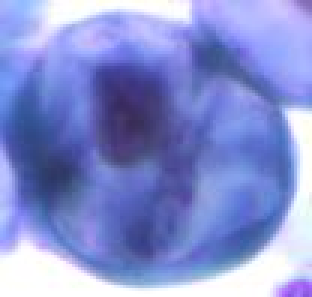
#> input picture data/lab-03-data/part2/sipakmed_clean/im_Koilocytotic/023_03.jpg, 104 x 99 px, given in place of brain-slice40.tiff, which was not available (shown 3 times larger)
$ jupyter execute --allow-errors lab_01_segmentation_ancien.ipynb   (shell and % lines are left out)   (text cells are left out)
#> lines starting #> are read from the running program, lines starting #| are printed output that depends on the picture; pictures that were not available may be replaced by others from this repository, and a replacement may not be noted
[cell 1]
import tarfile
import os

data_base_path = os.path.join(os.pardir, 'data')
data_folder = 'lab-01-data'
tar_path = os.path.join(data_base_path, data_folder + '.tar.gz')

#> (the rest of this cell did not finish here and is left out)

[cell 2]
import skimage.io
import matplotlib.pyplot as plt
import numpy as np

# Load image
data_path = os.path.join(data_base_path, data_folder)
brain_im = skimage.io.imread(os.path.join(data_path, 'brain-slice40.tiff'))
#> brain_im is the input picture: shape (99, 104, 3); mean R, G, B 133.1, 143.9, 209.2
#> (the rest of this cell did not finish here and is left out)

[cell 3]
nb_bins = 256

# Display histogram
plt.figure(figsize=(6, 4))
plt.hist(brain_im.ravel(), bins=nb_bins)
plt.xlabel('Pixel intensity')
plt.ylabel('Number of pixels')
plt.title(f"{nb_bins} bins histogram")

plt.show()
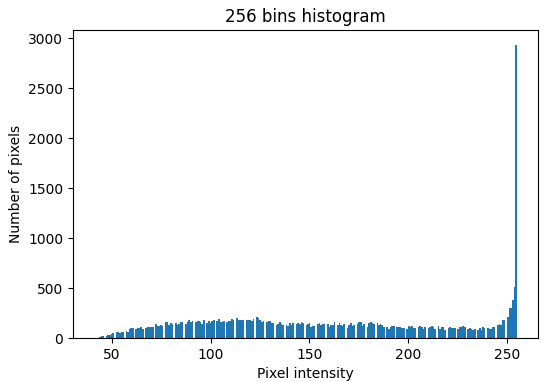
#> figure drawn by matplotlib, 1 panel; tallest bar 2935 high, from x = 254.2 to 255

[cell 4]
# Finds the 8 neighbors of point and the value of the pixels of those neighbors in image
# [52 lines left out: function neighbors, not called in this run]

[cell 5]
# Region growing on image starting at the seed
# The criterion is a threshold criterion on the standard deviation of the neighboring region
# of a pixel
def regionGrowing(image, criterion, seed):
    height, width = image.shape

    visited = np.zeros((height,width))
    region = np.copy(image)
    region[:, :] = 0 # Black image

    region[seed[0], seed[1]] = 255
    visited[seed[0], seed[1]] = 1

    to_visit = [] # queue
    to_visit.append(seed) # add seed to queue

    while to_visit: # while there is a point to visit

        target = to_visit.pop() # Take first element in queue

        # Neighbors
        next_to, values = neighbors(target, image)

        # Check if local variance lower than threshold
        if (np.std(values) < criterion):
            region[target[0], target[1]] = 255#image[target[0], target[1]] # White pixel

            for point in next_to:

                # Check if point has been visited
                if ((visited[point[0], point[1]]!=1)):
                    visited[point[0], point[1]] = 1
                    to_visit.append(point)
        else:
            for point in next_to:
                visited[point[0], point[1]] = 1

    return region

[cell 6]
seed = (150, 150)
#> (the rest of this cell did not finish here and is left out)

[cell 7]
# Display images
fig, ax = plt.subplots(1, 2, figsize=(8, 8))
#> (the rest of this cell did not finish here and is left out)

#> (a cell that did not finish here is left out)

[cell 9]
from skimage import filters, measure, morphology, segmentation

# Filter the image to remove the noise and undesired details with a Gaussian filter
gaussian = filters.gaussian(brain_im, sigma=1)
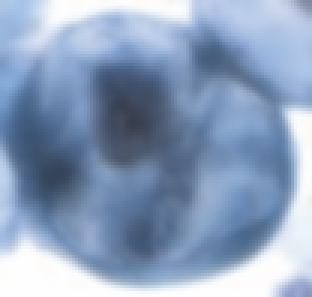
#> gaussian: shape (99, 104, 3) float64 (shown 3 times larger); mean R, G, B 0.55, 0.628, 0.741

# Convolve the image by the second derivative of a Gaussian « Laplacian of Gaussian »
log = filters.laplace(gaussian)
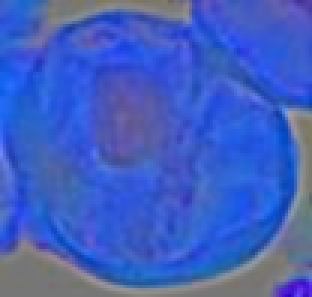
#> log: shape (99, 104, 3) float64 (shown 3 times larger); mean R, G, B -0.0789, -0.0335, 0.112; drawn with min black and max white

# Display the result
fig, ax = plt.subplots(1, 3, figsize=(12, 6))

ax[0].imshow(brain_im, cmap='gray')
ax[0].set_title('Original')
ax[0].axis('off')

ax[1].imshow(gaussian, cmap='gray')
ax[1].set_title('Gaussian filter of the image')
ax[1].axis('off')

ax[2].imshow(log, cmap='gray')
ax[2].set_title('LoG of the image')
ax[2].axis('off')

plt.tight_layout()
plt.show()
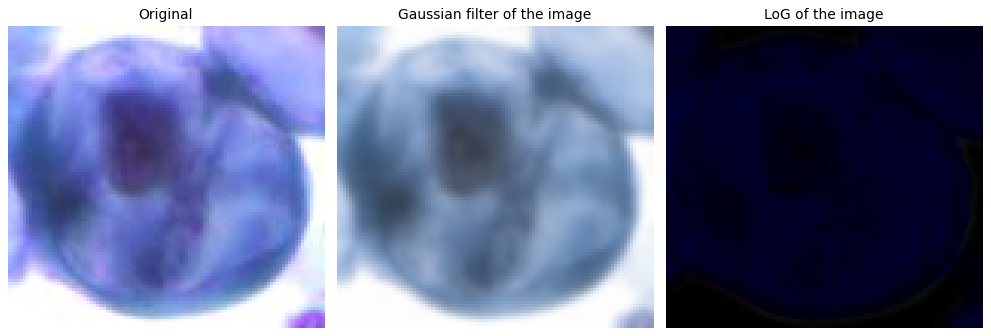
#> figure drawn by matplotlib, 3 panels

# Zero-crossing parameters
thres = 0.05
zc_img = np.zeros(log.shape)
w = zc_img.shape[1]
#> w = 104
h = zc_img.shape[0]
#> h = 99

# Zero-crossing algorithm
#> (the rest of this cell did not finish here and is left out)

$ run again, on data/lab-03-data/part2/sipakmed_clean/im_Metaplastic/003_01.jpg
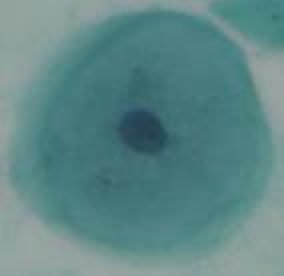
#> input picture data/lab-03-data/part2/sipakmed_clean/im_Metaplastic/003_01.jpg, 142 x 138 px, given in place of brain-slice40.tiff, which was not available (shown 2 times larger)
#> brain_im is the input picture: shape (138, 142, 3); mean R, G, B 94.5, 135.2, 135.4
#> `log = filters.laplace(gaussian)`:
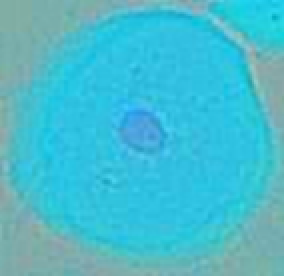
#> log: shape (138, 142, 3) float64 (shown 2 times larger); mean R, G, B -0.0639, 0.025, 0.0389; drawn with min black and max white
#> `plt.show()`:
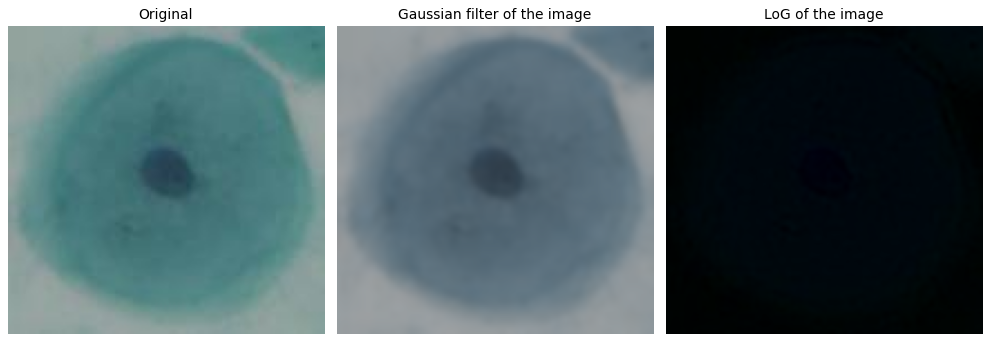
#> figure drawn by matplotlib, 3 panels

$ run again, on data/lab-03-data/part2/sipakmed_clean/im_Metaplastic/011_02.jpg
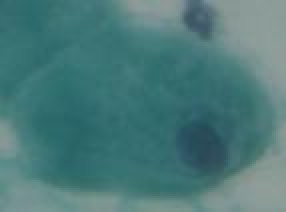
#> input picture data/lab-03-data/part2/sipakmed_clean/im_Metaplastic/011_02.jpg, 143 x 106 px, given in place of brain-slice40.tiff, which was not available (shown 2 times larger)
#> brain_im is the input picture: shape (106, 143, 3); mean R, G, B 75.4, 121.8, 121.8
#> `log = filters.laplace(gaussian)`:
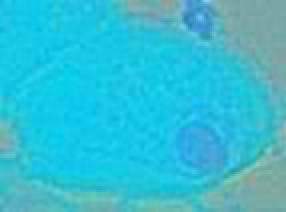
#> log: shape (106, 143, 3) float64 (shown 2 times larger); mean R, G, B -0.0726, 0.0285, 0.0441; drawn with min black and max white
#> `plt.show()`:
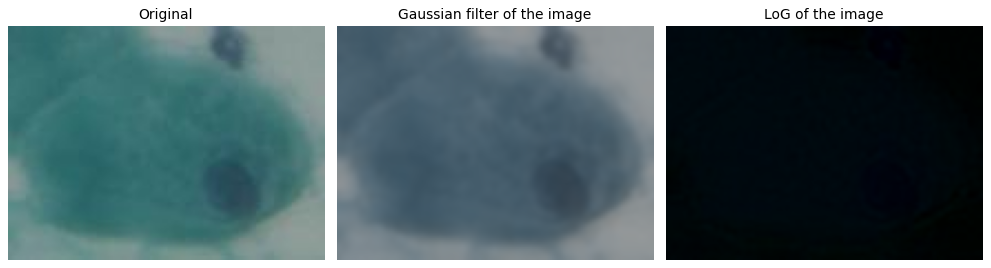
#> figure drawn by matplotlib, 3 panels

$ run again, on data/lab-03-data/part2/sipakmed_clean/im_Superficial-Intermediate/004_07.jpg
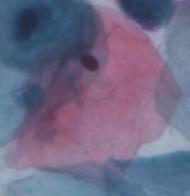
#> input picture data/lab-03-data/part2/sipakmed_clean/im_Superficial-Intermediate/004_07.jpg, 190 x 196 px, given in place of brain-slice40.tiff, which was not available
#> brain_im is the input picture: shape (196, 190, 3); mean R, G, B 111.3, 105.9, 134
#> `log = filters.laplace(gaussian)`:
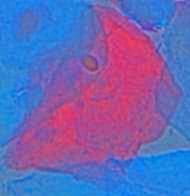
#> log: shape (196, 190, 3) float64; mean R, G, B -0.0182, -0.0206, 0.0388; drawn with min black and max white
#> `plt.show()`:
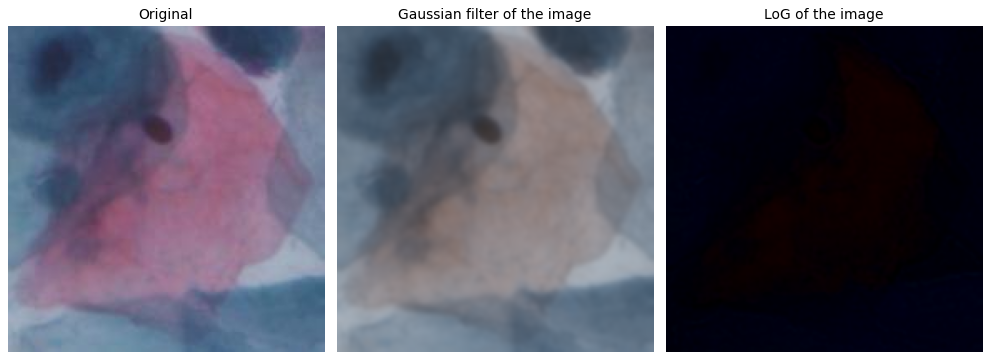
#> figure drawn by matplotlib, 3 panels
